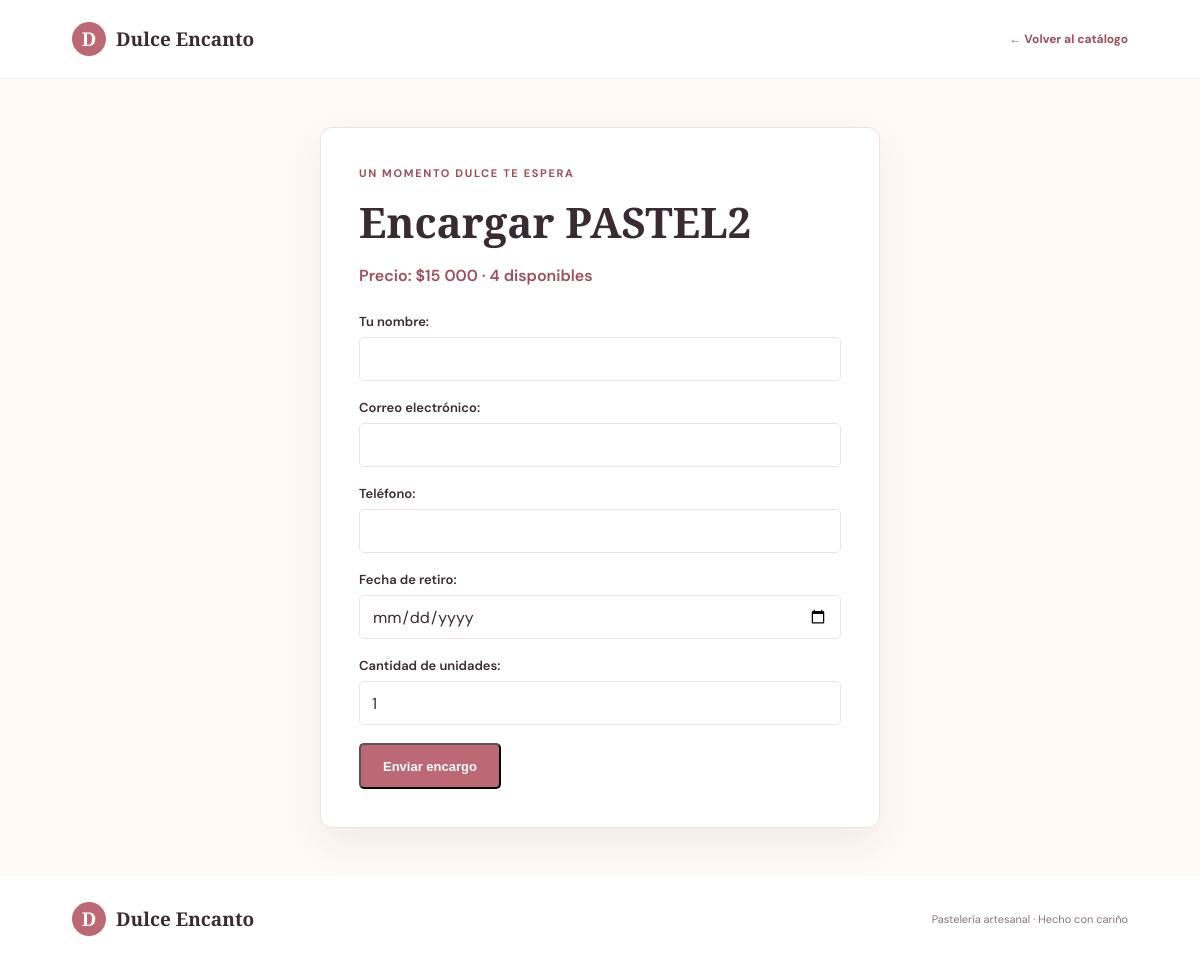
Page /encargar/1/ on the committed database.
### pasteleria/models.py (models this page shows, shortened)
class producto(models.Model):
    nombre = models.CharField(max_length=100)
    descripcion = models.TextField()
    precio = models.DecimalField(max_digits=10, decimal_places=2)
    stock = models.IntegerField()
    porcion = models.CharField(max_length=50)
    imagen = models.ImageField(upload_to='productos/',blank=True, null=True)

### pasteleria/views.py (the view)
def crear_encargo(request, producto_id):
    producto_actual = get_object_or_404(producto, pk=producto_id)
    if producto_actual.stock <= 0:
        return redirect('detalle_producto', producto_id=producto_actual.pk)
    enviado = False
    encargo_creado = None
    if request.method == 'POST':
        form = EncargoForm(request.POST)
        if form.is_valid():
            nuevo_encargo = form.save(commit=False)
            nuevo_encargo.producto = producto_actual
            nuevo_encargo.precio_unitario = producto_actual.precio
            nuevo_encargo.save()
            enviado = True
            encargo_creado = nuevo_encargo
    else:
        form = EncargoForm()
    return render(
        request,
        'pasteleria/encargo.html',
        {
            'producto': producto_actual,
            'form': form,
            'enviado': enviado,
            'encargo_creado': encargo_creado,
        },
    )

### pasteleria/forms.py
class EncargoForm(forms.ModelForm):
    cantidad = forms.IntegerField(
        min_value=1,
        max_value=3,
        initial=1,
        label='Cantidad de unidades',
    )
    class Meta:
        model = encargo
        fields = ('nombre', 'correo', 'telefono', 'fecha_retiro', 'cantidad')
        labels = {
            'nombre': 'Tu nombre',
            'correo': 'Correo electrónico',
            'telefono': 'Teléfono',
            'fecha_retiro': 'Fecha de retiro',
        }
        widgets = {
            'nombre': forms.TextInput(attrs={'autocomplete': 'name'}),
            'correo': forms.EmailInput(attrs={'autocomplete': 'email'}),
            'telefono': forms.TextInput(
                attrs={'type': 'tel', 'autocomplete': 'tel'}
            ),
            'fecha_retiro': forms.DateInput(attrs={'type': 'date'}),
        }

### templates/pasteleria/encargo.html (shortened to what this page needs)
{% load static %}
{% load humanize %}
<!DOCTYPE html>
<html lang="es">
<head>
    <link rel="stylesheet" href="{% static 'css/catalogo.css' %}">
</head>
<body>
    <header class="site-header">
        <a class="brand" href="{% url 'catalogo' %}">
            <span class="brand-mark" aria-hidden="true">D</span>
            <span>Dulce Encanto</span>
        </a>
        <a class="text-link" href="{% url 'catalogo' %}">← Volver al catálogo</a>
    </header>
    <main class="order-section">
        <div class="order-card">
            {% if enviado %}
                <section class="receipt">
                    <p class="eyebrow">Comprobante de encargo #{{ encargo_creado.pk }}</p>
                    <h1>¡Gracias por tu encargo!</h1>
                    <p>Registramos tu solicitud. Nos pondremos en contacto contigo para
                       confirmar los detalles.</p>
                    <dl class="receipt-details">
                        <div>
                            <dt>Producto</dt>
                            <dd>{{ encargo_creado.producto.nombre }}</dd>
                        </div>
                        <div>
                            <dt>Precio indicado</dt>
                            <dd>${{ encargo_creado.producto.precio|floatformat:0|intcomma }}</dd>
                        </div>
                        <div>
                            <dt>Fecha de retiro</dt>
                            <dd>{{ encargo_creado.fecha_retiro|date:"d/m/Y" }}</dd>
                        </div>
                        <div>
                            <dt>Estado</dt>
                            <dd>Pendiente de confirmación</dd>
                        </div>
                        <div>
                            <dt>Cliente</dt>
                            <dd>{{ encargo_creado.nombre }}</dd>
                        </div>
                        <div>
                            <dt>Correo</dt>
                            <dd>{{ encargo_creado.correo }}</dd>
                        </div>
                        <div>
                            <dt>Teléfono</dt>
                            <dd>{{ encargo_creado.telefono }}</dd>
                        </div>
                    </dl>
                </section>
                <div class="receipt-actions">
                    <button class="button button-primary" type="button" onclick="window.print()">
                        Imprimir comprobante
                    </button>
                    <a class="text-link" href="{% url 'catalogo' %}">Volver al catálogo</a>
                </div>
            {% else %}
                <p class="eyebrow">Un momento dulce te espera</p>
                <h1>Encargar {{ producto.nombre }}</h1>
                <p class="order-summary">
                    Precio: ${{ producto.precio|floatformat:0|intcomma }} · {{ producto.stock }} disponibles
                </p>
                <form method="post">
                    {{ form.as_p }}
                    <button class="button button-primary" type="submit">
                        Enviar encargo
                    </button>
                </form>
            {% endif %}
        </div>
    </main>
    <footer class="site-footer">
        <a class="brand" href="{% url 'catalogo' %}">
            <span class="brand-mark" aria-hidden="true">D</span>
            <span>Dulce Encanto</span>
        </a>
        <p>Pastelería artesanal · Hecho con cariño</p>
    </footer>
</body>
</html>

### static/css/catalogo.css (style rules this page uses)
:root { --ink: #392b31; --muted: #82757a; --rose: #bd6875; --rose-dark: #9d4e5b; --cream: #fffaf5; --blush: #f8e9e5; --line: #eee3df; --green: #537b62; }
* { box-sizing: border-box; }
html { scroll-behavior: smooth; }
body { margin: 0; color: var(--ink); background: #fff; font-family: 'DM Sans', sans-serif; }
a { color: inherit; text-decoration: none; }
.site-header, .site-footer { display: flex; align-items: center; justify-content: space-between; padding: 22px max(calc((100vw - 1180px) / 2), 6vw); }
.site-header { border-bottom: 1px solid #f4eeeb; }
.brand { display: inline-flex; align-items: center; gap: 10px; font-family: 'Playfair Display', serif; font-size: 19px; font-weight: 600; }
.brand-mark { display: grid; width: 34px; height: 34px; place-items: center; border-radius: 50%; color: #fff; background: var(--rose); font-family: 'Playfair Display', serif; }
.eyebrow { margin: 0 0 13px; color: var(--rose-dark); font-size: 11px; font-weight: 700; letter-spacing: 0.15em; text-transform: uppercase; }
h1, h2, h3, p { margin-top: 0; }
h1, h2, .product-info h3 { font-family: 'Playfair Display', Georgia, serif; }
.button { display: inline-flex; min-height: 46px; align-items: center; justify-content: center; padding: 0 22px; border-radius: 5px; font-size: 13px; font-weight: 600; transition: background 160ms ease, transform 160ms ease; }
.button-primary { color: #fff; background: var(--rose); }
.text-link { color: var(--rose-dark); font-size: 12px; font-weight: 700; }
.site-footer { min-height: 85px; gap: 20px; }
.site-footer p { margin: 0; color: var(--muted); font-size: 11px; }
.order-section { display: grid; min-height: 65vh; place-items: center; padding: 48px 20px; background: var(--cream); }
.order-card { width: min(100%, 560px); padding: 38px; border: 1px solid var(--line); border-radius: 12px; background: #fff; box-shadow: 0 16px 40px rgb(57 43 49 / 7%); }
.order-card h1 { margin-bottom: 12px; font-size: clamp(30px, 5vw, 42px); }
.order-card > p:not(.eyebrow) { color: var(--muted); line-height: 1.7; }
.order-summary { margin-bottom: 24px; color: var(--rose-dark) !important; font-weight: 600; }
.order-card form p { margin-bottom: 18px; }
.order-card label { display: block; margin-bottom: 7px; font-size: 13px; font-weight: 600; }
.order-card input { width: 100%; min-height: 44px; padding: 9px 12px; border: 1px solid var(--line); border-radius: 5px; color: var(--ink); font: inherit; }

### rows in the picture
producto: nombre "PASTEL2", precio "15 000", stock "4"
